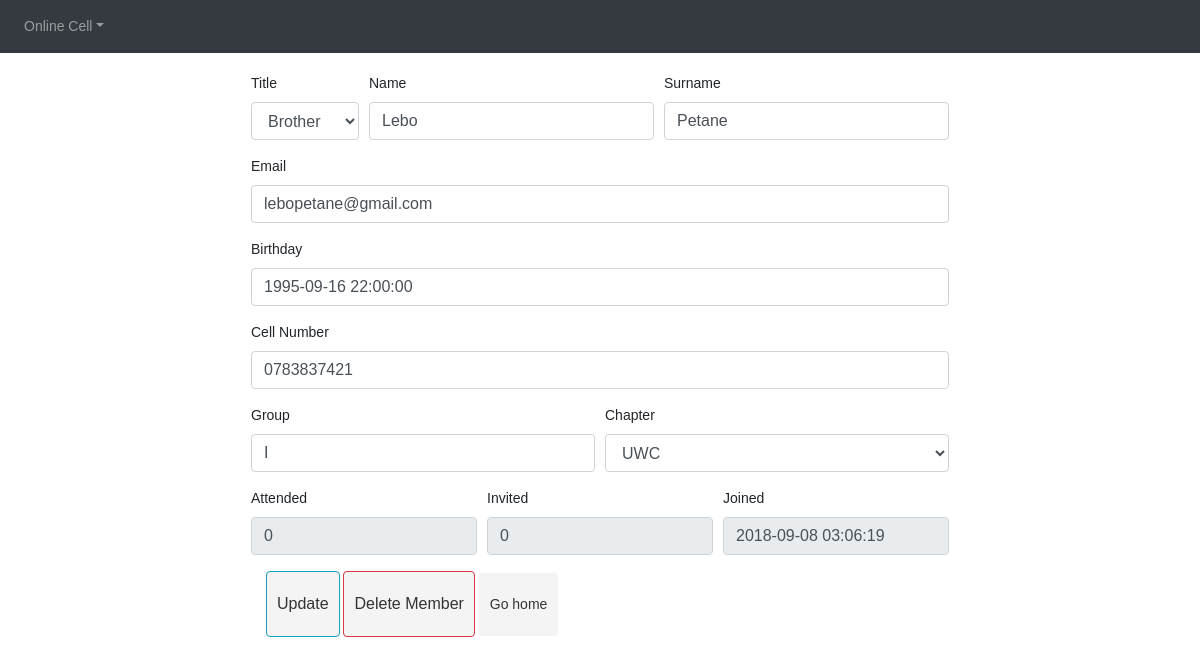
The page /member.php?q=1 (signed in) on the database its author committed.
### tables this page shows
CREATE TABLE `members` (
  `id` int(11) NOT NULL,
  `title` varchar(255) NOT NULL,
  `name` varchar(255) NOT NULL,
  `surname` varchar(255) NOT NULL,
  `email` varchar(255) NOT NULL,
  `cell_number` varchar(255) NOT NULL,
  `cell_group` varchar(255) NOT NULL,
  `group_name` varchar(255) NOT NULL,
  `chapter` varchar(255) NOT NULL,
  `attendance` int(11) NOT NULL DEFAULT '0',
  `invites` int(11) NOT NULL DEFAULT '0',
  `joined` timestamp NOT NULL DEFAULT CURRENT_TIMESTAMP,
  `birthday` timestamp NOT NULL DEFAULT '0000-00-00 00:00:00'
);

### member.php (the view, shortened to what this page needs)
<?php require "db.php"; ?>
<?php
  if ($_SESSION["logged_in"] == false){
    header("Location: ".ROOT_URL);
  }else{
    if($_GET["q"]){
      $id = $_GET["q"];
      $sql = "SELECT * FROM members WHERE id= :id";
      $stmt = $pdo->prepare($sql);
      $stmt->execute(['id' => $id]);
      $member = $stmt-> fetch();
    }else{
      header("Location: ".WELCOME);
    }
  }
?>
<?php include "header.php";?>
    <div class=" container" style="max-width: 48rem;">
      <div class="card-body">
        <form action="<?php echo $_SERVER["PHP_SELF"]; ?>" method="get">
          <div class="form-row ">
            <div class="form-group col-md-2">
              <label for="title">Title</label>
              <select name="title" class="form-control">
                <option selected><?php echo $member->title; ?></option>
              </select>
            </div>
            <div class="form-group col-md-5">
              <label for="name">Name</label>
              <input type="text" class="form-control" name="name" value = "<?php echo $member->name; ?>">
            </div>
            <div class="form-group col-md-5">
              <label for="surname"> Surname</label>
              <input type="text" class="form-control" name="surname" value = "<?php echo $member->surname; ?>">
            </div>
          </div>
          <div class="form-group">
            <label for="email">Email</label>
            <input type="email" class="form-control" name="email" value = "<?php echo $member->email; ?>">
          </div>
          <div class="form-group">
            <label for="birthday">Birthday</label>
            <input type="text" class="form-control"  name="birthday" value = "<?php echo $member->birthday; ?>">
          </div>
          <div class="form-group">
            <label for="cell_number">Cell Number</label>
            <input type="text" class="form-control" name="cell_number" value = "<?php echo $member->cell_number; ?>">
          </div>
          <div class="form-row">
            <div class="form-group col-md-6">
              <label for="group">Group</label>
              <input type="text" class="form-control"  name="group" value = "<?php echo $member->group_name; ?>">
            </div>
            <div class="form-group col-md-6">
              <label for="chapter">Chapter</label>
              <select name="chapter" required class="form-control">
                <option selected><?php echo $member->chapter ?></option>
              </select>
            </div>
          </div>
          <fieldset disabled>
            <div class="form-row">
              <div class="form-group col-md-4">
                <label for="attended">Attended</label>
                <input type="text" class="form-control" name="attended" value = "<?php echo $member->attendance; ?>">
              </div>
              <div class="form-group col-md-4">
                <label for="invited">Invited</label>
                <input type="text" class="form-control" name="invited" value = "<?php echo $member->invites; ?>">
              </div>
              <div class="form-group col-md-4">
                <label for="joined">Joined</label>
                <input type="text" class="form-control" name="joined" value = "<?php echo $member->joined; ?>">
              </div>
            </div>
          </fieldset>
          <div class="container">
            <button type="submit" name="update" class="btn btn-outline-info">Update</button>
            <button type="submit" name="delete" class="btn btn-outline-danger">Delete Member</button>
            <a href="<?php echo WELCOME; ?>" class="btn btn-link btn-sm">Go home</a>
          </div>
        </form>
      </div>
<?php include "footer.php" ?>

### css/style.css (style rules this page uses)
.btn { padding: 20px 10px; background: #f4f4f4; color: #333; }
body { font-family: Arial, Helvetica, sans-serif; font-size: 10.5pt; }
a { color: #333; }

### rows shown on the page
members: title "Brother", name "Lebo", surname "Petane", email "lebopetane@gmail.com", birthday "1995-09-16 22:00:00", cell_number "0783837421", group "I", chapter "UWC", attended "0", invited "0", joined "2018-09-08 03:06:19"

### other values the page prints
$_SESSION["username"] "Online Cell"
